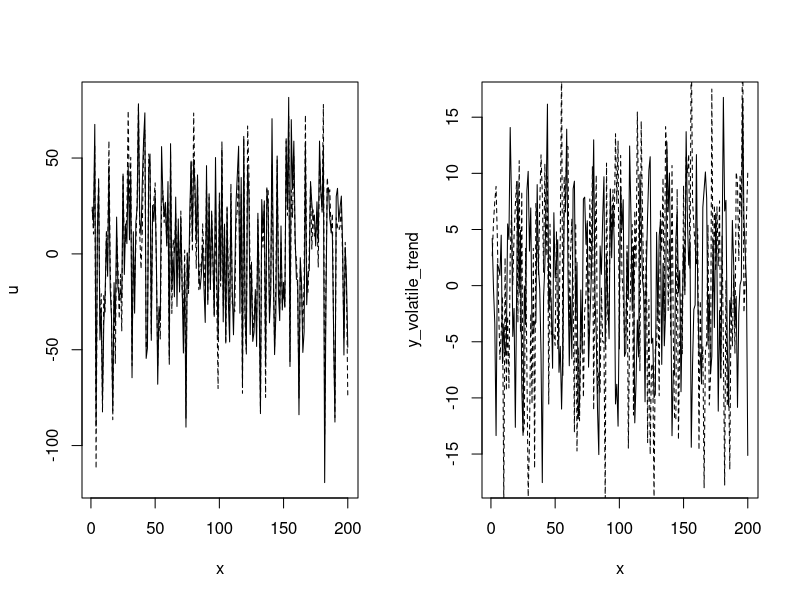

The R script that drew this image: (Note: a time limit stopped this script after it produced the figure.)
# The Weierstrass function

wf <- function(x, wf_iterations, a, b)
{
  v <- NULL
  for(j in 1:wf_iterations)
  {
    v[j] <- (a^j)*cos((b^j)*x)
  }
  return(sum(v))
}

# The parameters initialization
a <- 1.5
b <- 21
# wf_iteration is not equal to 1, which means the data is volatile
wf_iteration <- 5

y_volatile <- NULL
y_volatile_trend <- NULL

# The residual's IIDN parameters
stdev <- 40
n <- 200
u <- rnorm(n,0,stdev)
x <- 1:n

# The volatile trend series

for(i in 1:n)
{
  y_volatile[i] <- wf(x[i],wf_iteration,a,b) + u[i]
  y_volatile_trend[i] <- wf(x[i],wf_iteration,a,b)
}





# ----------------------- 1. With optim function ----------------------- #

est_function <- function(parameters) {
  
  # Generating y-variable according to the Weierstrass function - first and
  # second parameters are a and b while third one is the wf_iteration
  y <- NULL
  for (i in 1:n) {
    y[i] <- wf(i,parameters[1],parameters[2],parameters[3])
  }
  
  return( sum( (y_volatile - y)^2 ) )
}

# The setup to find the required coefficients are as below.

val <- NULL
for (i in seq(0,100, by = 5))
{
  for (j in seq(0,100, by = 5))
  {
    for (k in 2:10)
    {
      temp_est <- optim(c(k,i,j) , est_function)
      val <- rbind(  val,  c(temp_est$par,temp_est$value) )
    }
  }
}

# The parameters with the minimum residual sum squared according to the optim
# function.
est_parameters1 <- val[val[,4] == min(val[,4])][1:3]
# est_parameters1 <- c(5.250519, 1.376494, 99.367226)

# Estimated wf_iteration with this method
wf_iteration_est1 <- round(est_parameters1[1],0)

# Estimated y with the above parameters
y_est1 <- NULL
for (i in 1:n) {
  y_est1[i] <- wf(i , wf_iteration_est1, est_parameters1[2], est_parameters1[3])
}

default_par <- par()
par(mfrow = c(1,2))

# Plot of the actual and estimated residual
plot(x,u, type = "l")
lines(x, y_volatile - y_est1, lty = 2)

# Plot of the actual and estimated trend
plot(x, y_volatile_trend, type = "l")
lines(x, y_est1, lty = 2)

par(default_par)





# ------------------------ 2. With min(RSS) ------------------------ #

# The function that returns the RSS
residual_sum_square <- function(a, b, wfi) {
  y <- NULL
  for (i in 1:n) {
    y[i] <- wf(i , wfi, a, b)
  }
  return(sum(
    (y_volatile - y)^2
  ))
}

val <- NULL
for (i in seq(0,10, by = 0.5))
{
  for (j in seq(0,50, by = 1))
  {
    for (k in 2:10)
    {
      value <- residual_sum_square(i, j, k)
      val <- rbind(  val,  c(i, j, k, value) )
    }
  }
}

# Estimated parameters with the above method
est_parameters2 <- val[val[,4] == min(val[,4])][1:3]
# est_parameters2 <- c(1.5,19.0,5.0)

# Estimated wf_iteration with this method
wf_iteration_est2 <- round(est_parameters2[3],0)

# Estimated y with the above parameters
y_est2 <- NULL
for (i in 1:n) {
  y_est2[i] <- wf(i , wf_iteration_est2, est_parameters2[1], est_parameters2[2])
}

default_par <- par()
par(mfrow = c(1,2))

# Plot of the actual and estimated residual
plot(x,u, type = "l")
lines(x, y_volatile - y_est2, lty = 2)

# Plot of the actual and estimated trend
plot(x, y_volatile_trend, type = "l")
lines(x, y_est2, lty = 2)

par(default_par)





# -------------------------- 3. With nls -------------------------- #
# Regression result is below. It is assumed that wf_iteration is known. Note
# that here also the actual parameters are given in the 'start' list. The
# control section is to create the min factor lower enough to perform the
# iterations, and the warnOnly is used to ensure that the iterations
# complete without errors.

init_parameters_volatile <- list(A = a, B = b)

model_nls_volatile <- nls(
  y_volatile ~ A*cos(B*x) + A^2*cos(B^2*x) +
    A^3*cos(B^3*x) + A^4*cos(B^4*x) + A^5*cos(B^5*x),
  start = init_parameters_volatile,
  trace = TRUE,
  control = nls.control(minFactor = 1/2^15, warnOnly = TRUE)
)
summary(model_nls_volatile)

default_par <- par()
par(mfrow = c(1,2))

# Plot of the actual and estimated residual
plot(x,u, type = "l")
lines(x, y_volatile - fitted(model_nls_volatile), lty = 2)

# Plot of the actual and estimated trend
plot(x, y_volatile_trend, type = "l")
lines(x, fitted(model_nls_volatile), lty = 2)
